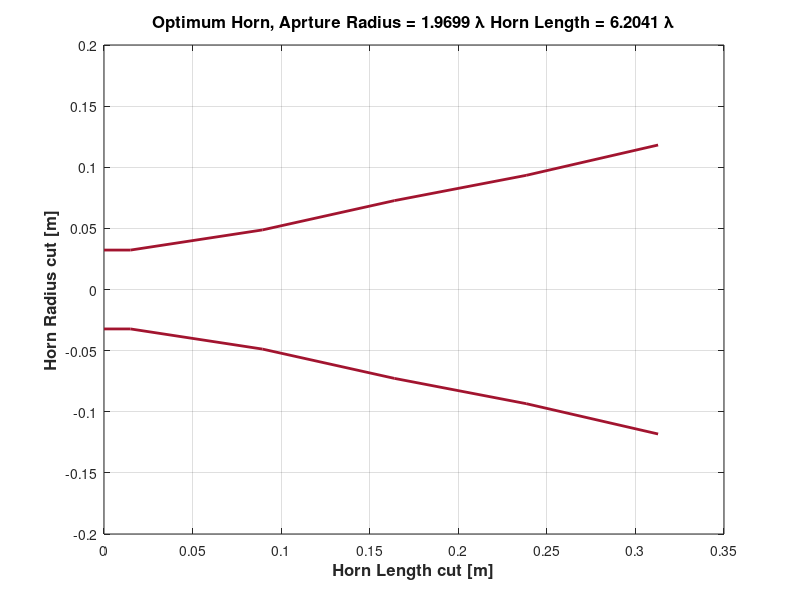

Source code (MATLAB): (Note: this script raises an error after producing the figure.)
%% Optimum design for -45dB return loss from pattern search optimization 
clear;
c0 = 3e8;
F = 5e9;
lamb = c0./F;
N = 5;
data = load('ps_V2L_ms3serv2_fl_V2.mat');
fmin = data.fmin2;

R = [fmin.r(1) fmin.r(1:N).'];

% R = [0.02283 0.02283 0.06313 0.07772 0.09971 0.1467]; % From GA algo


% R = [0.02 0.02 0.02667 0.03333 0.04 0.04667 0.05333 0.06 0.06667 0.07333 0.09562 0.08667 0.09333 0.1009 0.1067 0.1156...
%     0.1491];
% N = length(R) - 1;
% Len = 0.3912;
% Len = fmin.r(N + 1);

Len = fmin.r(N+1);

l1 = lamb./4;
L = [l1 ones(1, N - 1)./N .* Len];

for i = 1:N
    L_axis(i) = sum(L(1:i));
end
L_axis = [0 L_axis];
figure;
plot(L_axis, R, 'LineWidth', 2, 'Color', [0.6350, 0.0780, 0.1840] );
hold on;
plot(L_axis, -R, 'LineWidth', 2, 'Color', [0.6350, 0.0780, 0.1840] );
title(['Optimum Horn, Aprture Radius = ', num2str(R(end)./lamb), ' \lambda ', 'Horn Length = ', num2str(Len./lamb), ' \lambda'], 'FontSize', 12, 'FontWeight', 'bold');
xlabel('Horn Length cut [m]', 'FontSize', 12, 'FontWeight', 'bold');
ylabel('Horn Radius cut [m]', 'FontSize', 12, 'FontWeight', 'bold');
grid on;

%% Iteration over the frequencies 

SP = [R(2:end) Len];

XMN_data = load('Xmn.mat');
str = XMN_data.Xmn;

fc_ = fc(R(2), 1, 1);

% <<<<<<< Updated upstream
% F = linspace(fc_(1)+fc_(1)./100, fc_(3), 20);
% =======
F = linspace(fc_(1)+fc_(1)./100, fc_(11), 20);
% >>>>>>> Stashed changes
% F = 5e9;
% objective = @(x) GSM_N_opt_allvar(SP(1:N), SP(N+1), x(1:length(F)), 0);
tic;
% parfor i = 1:length(F)
[RL, SRR] = GSM_N_opt_allvar_V2_freq_new(SP(1:N), SP(N+1), F, 50);

figure;
plot(F*1e-9, RL, 'LineWidth', 2);grid on;
xlabel('Frequency (GHz)', 'FontSize', 16, 'FontWeight', 'bold');
ylabel('Return loss (dB)', 'FontSize', 16, 'FontWeight', 'bold');
title('RL of fmincon algo', 'FontSize', 16, 'FontWeight', 'bold');

% save('fmincon_SRR', 'SRR');

%%
l = load('fmincon_SRR');
% time_used = toc;
% end

% RL1 = GSM_N_opt_allvar(SP(1:N), SP(N+1), 5e9, 20);
% end
figure;
plot(F*1e-9, db(squeeze(l.SRR(:, 9, 1))), 'LineWidth', 2);grid on;
xlabel('Frequency (GHz)', 'FontSize', 16, 'FontWeight', 'bold');
ylabel('Return loss (dB)', 'FontSize', 16, 'FontWeight', 'bold');
title('RL of fmincon algo', 'FontSize', 16, 'FontWeight', 'bold');